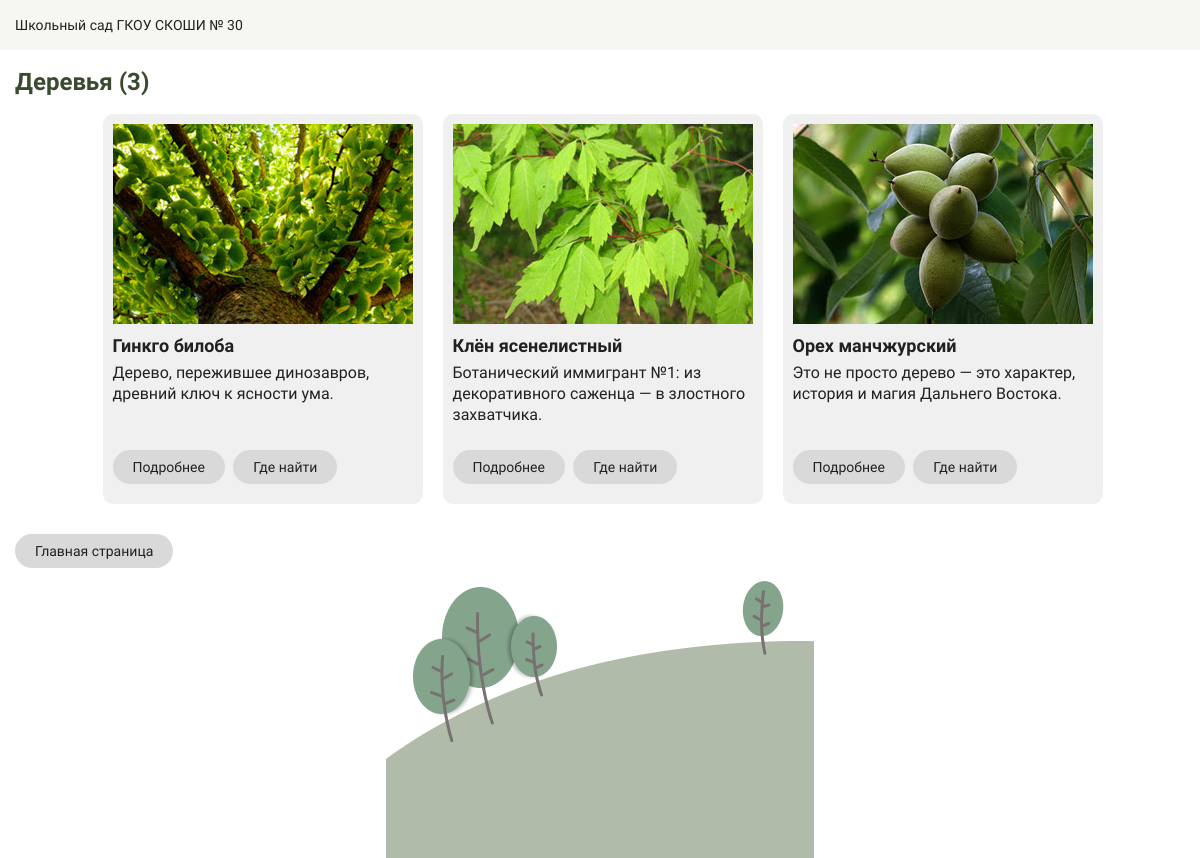
The app's page /plants/category/tree/ with its own data.
### garden/models.py (models this page shows, shortened)
class Plant(db.Model):
    __tablename__ = 'plants'
    id = db.Column(db.Integer, primary_key=True)
    name = db.Column(db.String(100), unique=True, nullable=False)
    category = db.Column(db.Enum(Category), nullable=False)
    code = db.Column(db.String(10), unique=True, nullable=False)
    intro = db.Column(db.String(300), unique=True, nullable=False)
    thumbnail = db.Column(db.String(100), nullable=False, default='default.jpg')
    location = db.Column(db.Enum(Location), nullable=False, default=Location.unknown)
    display = db.Column(db.Enum(Display), nullable=False, default=Display.disabled)
    status = db.Column(db.Enum(Status), nullable=False, default=Status.CREATED)
    timestamp = db.Column(db.DateTime(), default=datetime.now)
    articles = db.relationship('Article', backref='plant', lazy='dynamic', cascade='all, delete-orphan')

### garden/routes.py (the view)
@app.route('/plants/category/<category_name>/')
def show_category(category_name):
    plants = services.get_category_plants_for_render(category_name)
    return render_template('category.html',
                           category_title=Category[category_name].value['title'],
                           plants=plants,
                           quantity=services.get_quantity_categories()[category_name],
                           settings=settings)

### garden/services.py (called while the page is built)
def get_category_plants_for_render(category_name):
    plants = Plant.query.filter(Plant.category == category_name,
                                Plant.status != 'DELETED',
                                Plant.display == 'enabled').all()
    return plants

def get_quantity_categories():
    dict = {}
    for cat in Category:
        quantity = Plant.query.filter(Plant.category == cat.name,
                                Plant.status != 'DELETED',
                                Plant.display == 'enabled').count()
        dict[cat.name] = quantity
    return dict

### garden/templates/category.html
{% extends 'base.html' %}
{% block main %}
<div class="subtitle">
    <h2 class="montserrat-alternates-semibold">{{ category_title }} ({{ quantity }})</h2>
</div>
<section class="card-container">
    {% for plant in plants %}
    <div class="card">
        <img class="card-img" src="{{ url_for('send_file', filename=plant.thumbnail) }}" alt="Image">
        <div class="card-content">
            <h3 class="montserrat-alternates-semibold">{{ plant.name }}</h3>
            <p class="source-sans-3-400">{{ plant.intro }}</p>
            <div class="button-container">
                <a href="{{ url_for('show_plant', plant_id=plant.id) }}" class="card-button">
                    <span class="montserrat-alternates-medium">{{ settings['details_name'] }}</span>
                </a>
                <a href="{{ url_for('show_map', plant_id=plant.id) }}" class="card-button">
                    <span class="montserrat-alternates-medium">{{ settings['location_name'] }}</span>
                </a>
            </div>
        </div>
    </div>
    {% endfor %}
</section>
<nav class="nav-buttons">
        <a href="{{ url_for('index') }}" class="nav-button">
            <span class="montserrat-alternates-medium">{{ settings['home_name'] }}</span>
        </a>
</nav>
{% endblock %}

### garden/static/css/main.css (style rules this page uses)
body { position: relative; min-height: 100vh; }
.subtitle { font-size: 24px; color: #3A4A2F; margin-bottom: 10px; }
.card-container { display: flex; justify-content: center; flex-wrap: wrap; margin-bottom: 20px; }
.card { width: 320px; height: 380px; background-color: #f0f0f0; border-radius: 10px; overflow: hidden; margin: 10px; padding-top: 10px; position: relative; text-align: center; }
.card img { width: 300px; height: auto; }
.card-content { padding: 10px; text-align: left; }
.card-content h3 { font-size: 18px; margin-bottom: 8px; }
.card-content p { font-size: 16px; line-height: 1.3; }
.card-button { display: inline-flex; align-items: center; gap: 10px; padding: 10px 10px; background: #d9d9d9; color: #212121; text-decoration: none; border-radius: 20px; transition: background 0.3s; margin: 0 5px 10px 0; }
.card-button span { padding-right: 10px; padding-left: 10px; font-size: 14px; }
.button-container { position: absolute; bottom: 10px; }
.nav-button { display: inline-flex; align-items: center; gap: 10px; padding: 10px 10px; background: #d9d9d9; color: #212121; text-decoration: none; border-radius: 20px; transition: background 0.3s; margin: 0 10px 10px 0; }
.nav-button span { padding: 0 10px 0 10px; font-size: 14px; }

### records on screen
Plant: thumbnail (picture), name "Гинкго билоба", intro "Дерево, пережившее динозавров, древний ключ к ясности ума.", details_name "Подробнее", location_name "Где найти"
Plant: thumbnail (picture), name "Клён ясенелистный", intro "Ботанический иммигрант №1: из декоративного саженца — в злостного захватчика.", details_name "Подробнее", location_name "Где найти"
Plant: thumbnail (picture), name "Орех манчжурский", intro "Это не просто дерево — это характер, история и магия Дальнего Востока.", details_name "Подробнее", location_name "Где найти"

### other values on screen
{{ settings['site_header'] }} "Школьный сад ГКОУ СКОШИ № 30"
{{ category_title }} "Деревья"
{{ quantity }} "3"
{{ settings['home_name'] }} "Главная страница"
